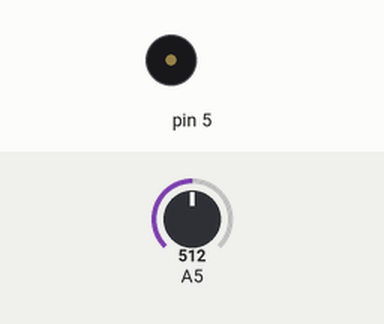
A sketch run on a simulated Arduino Uno, built with avr-gcc and run on an emulated ATmega328P. On the bench: buzzer (waves = sounding). The inputs (shaded band) are chosen by the test bench; at power-on: A5 = 512.

Above: at 1.8 s.
1.9 s: A5 set to 735
3.4 s: A5 set to 764
At 7.9 s:
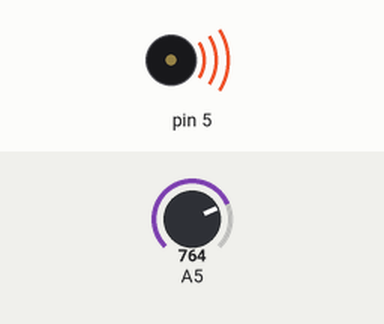
Timing chart, 0 to 12.6 s (numbered marks = the images above; inputs shaded):
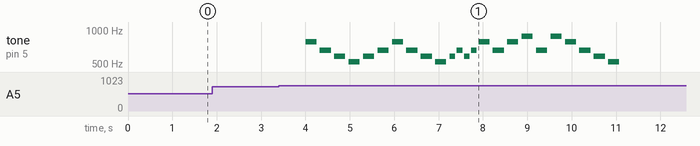

Measured:
- the behaviour switches between 750 and 751 on A5 (found by bisection; images 0 and 1)
- after the input at 1.9 s, every drawn part: stays the same
- after the input at 3.4 s, tone on pin 5: plays 784 Hz for 0.25 s, 659 Hz for 0.25 s, 587 Hz for 0.25 s, 523 Hz for 0.25 s, 587 Hz for 0.25 s, 659 Hz for 0.25 s … (24 notes in this stretch), starting after 0.60 s

The sketch:

light_sunsong_dark_funeralmarch.ino
```cpp
/* Passive Buzzer song. Reacts to light. When light is present it plays the
 Morning song. When the light is removed it plays the funeral march

 NOTE: circuit diagram: same as bright_buzz.png

 Code partially stolen from https://docs.arduino.cc/built-in-examples/digital/toneMelody/
 */

#include "pitches.h"

// notes in the melody:
int DETECT;
int song_length;
int sun_melody[] = {
  NOTE_G5, NOTE_E5, NOTE_D5, NOTE_C5, NOTE_D5, NOTE_E5, NOTE_G5, NOTE_E5, NOTE_D5, NOTE_C5, NOTE_D5, NOTE_E5, NOTE_D5, NOTE_E5, NOTE_G5, NOTE_E5, NOTE_G5, NOTE_A5, NOTE_E5, NOTE_A5, NOTE_G5, NOTE_E5, NOTE_D5, NOTE_C5, NOTE_D5, NOTE_E5
};
// note durations: 4 = quarter note, 8 = eighth note, etc.:
int sun_noteDurations[] = {
  4, 4, 4, 4, 4, 4, 4, 4, 4, 4, 8, 8, 8, 8, 4, 4, 4 , 4, 4, 4, 4, 4, 4, 4
};

int sun_song_length = sizeof(sun_melody)/sizeof(sun_melody[0]);
int die_melody[] = {
  NOTE_C4, NOTE_C4, NOTE_C4, NOTE_C4, NOTE_DS4, NOTE_D4, NOTE_D4, NOTE_C4, NOTE_C4, NOTE_B3, NOTE_C4
};
// note durations: 4 = quarter note, 8 = eighth note, etc.:
int die_noteDurations[] = {
  4, 4, 8, 4, 4, 8, 4, 8, 4, 8 , 4
};

int die_song_length = sizeof(die_melody)/sizeof(die_melody[0]);


void play_melody(int melody[], int noteDurations[], int song_length) {

  for (int thisNote = 0; thisNote < song_length; thisNote++) {
    // to calculate the note duration, take one second divided by the note type.
    //e.g. quarter note = 1000 / 4, eighth note = 1000/8, etc.
    int noteDuration = 1000 / noteDurations[thisNote];
    tone(5, melody[thisNote], noteDuration);
    // to distinguish the notes, set a minimum time between them.
    // the note's duration + 30% seems to work well:
    int pauseBetweenNotes = noteDuration * 1.30;
    delay(pauseBetweenNotes);
    noTone(5);
  }
}

void no_song() {
  noTone(5);
}


void setup() {
  pinMode(5,OUTPUT);
  pinMode(A5,INPUT);
}

void loop() {
  DETECT = analogRead(A5);
  if (DETECT > 750){
    play_melody(sun_melody, sun_noteDurations, sun_song_length);
    while (DETECT > 750){
      delay(10);
      DETECT = analogRead(A5);
    }
    play_melody(die_melody, die_noteDurations, die_song_length);
  }
  else{
    no_song();
    delay(1000);
  }
}
```
